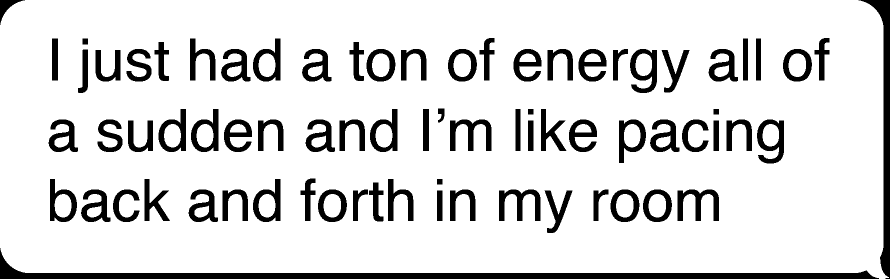
#> input picture tessinput.tif, 1779 x 557 px (shown at 1/2 size)
$ python skew.py ../tessinput.tif
#> lines starting #> are read from the running program, lines starting #| are printed output that depends on the picture; after the words box and inside, x2 and y2 are one past the last pixel; in counts of white or black regions, pixels touching at a corner belong together
#!/usr/bin/python3
import numpy as np
import os
import sys
import cv2

# load the image from disk
image = cv2.imread(sys.argv[1])
#> image is the input picture: shape (557, 1779, 3); 86.2% white; 75 black regions, largest, box (x1, y1, x2, y2) and area: (0, 496, 1758, 557) 19988, (1717, 0, 1779, 557) 7559, (900, 239, 983, 302) 2462

# convert the image to grayscale and flip the foreground
# and background to ensure foreground is now "white" and
# the background is "black"
gray = cv2.cvtColor(image, cv2.COLOR_BGR2GRAY)
gray = cv2.bitwise_not(gray)
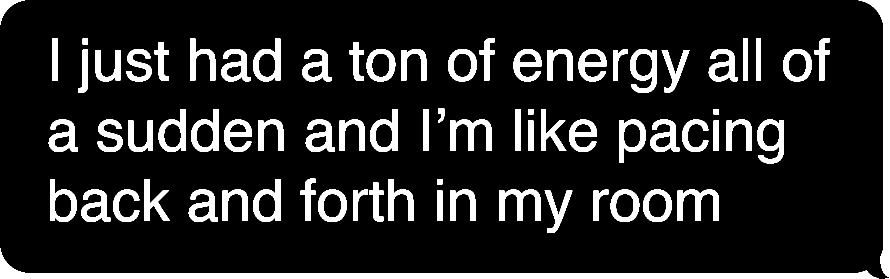
#> gray: shape (557, 1779) (shown at 1/2 size); 13.8% white; 75 white regions, largest, box (x1, y1, x2, y2) and area: (0, 496, 1758, 557) 19988, (1717, 0, 1779, 557) 7559, (900, 239, 983, 302) 2462

# threshold the image, setting all foreground pixels to
# 255 and all background pixels to 0
thresh = cv2.threshold(gray, 0, 255,
    cv2.THRESH_BINARY | cv2.THRESH_OTSU)[1]

# are greater than zero, then use these coordinates to
# compute a rotated bounding box that contains all
# coordinates
coords = np.column_stack(np.where(thresh > 0))
#> coords = 136464 pairs, first value 0 to 556, second value 0 to 1778
angle = cv2.minAreaRect(coords)[-1]
#> angle = -90

# the `cv2.minAreaRect` function returns values in the
# range [-90, 0); as the rectangle rotates clockwise the
# returned angle trends to 0 -- in this special case we
# need to add 90 degrees to the angle
if angle < -45:
    angle = -(90 + angle)
#> angle = 0

# otherwise, just take the inverse of the angle to make
# it positive
else:
    angle = -angle

# rotate the image to deskew it
(h, w) = image.shape[:2]
#> h = 557; w = 1779
center = (w // 2, h // 2)
#> center = (889, 278)
M = cv2.getRotationMatrix2D(center, angle, 1.0)
#> M = [[1, 0, 0], [0, 1, 0]]
rotated = cv2.warpAffine(image, M, (w, h),
    flags=cv2.INTER_CUBIC, borderMode=cv2.BORDER_REPLICATE)

# show the output image
print("[INFO] angle: {:.3f}".format(angle))
#| [INFO] angle: -0.000
cv2.imshow("Input", image)
cv2.imshow("Rotated", rotated)

if not os.path.exists("./../results/"):
    os.mkdir("./../results/")

cv2.imwrite("./../results/rotated.png", rotated)
cv2.waitKey(0)
